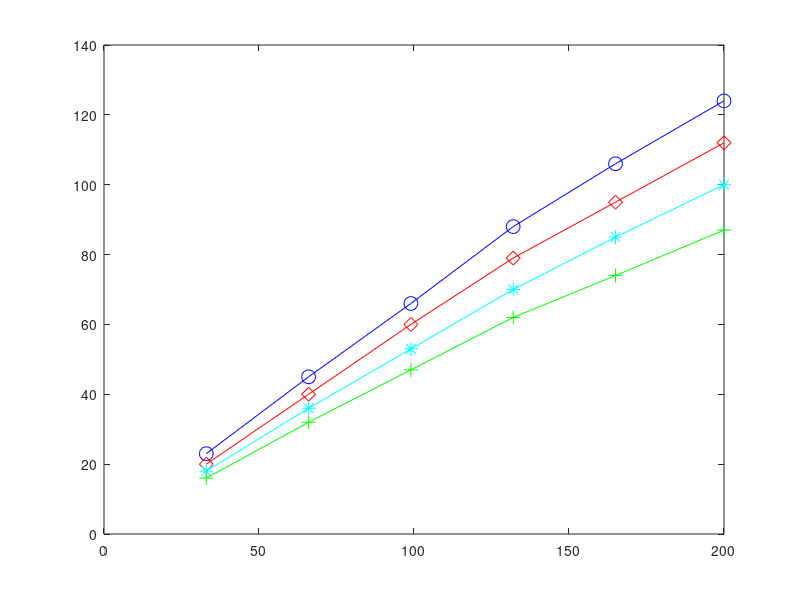

Here is the MATLAB script that generated this plot: (Note: this script raises an error after producing the figure.)
%plot figures 


dataset = 'synthetic';
task = 'n_iter';

if strcmp(dataset, 'synthetic') && strcmp(task, 'n_iter')
n_iter = [33 66 99 132 165 200];
regret_basic = [23 45 66 88 106 124];
regret_our_beta1 = [20 40 60 79 95 112];
regret_our_beta2 = [18 36 53 70 85 100];
regret_our_beta3 = [16 32 47 62 74 87];
plot(n_iter, regret_basic, '-ob','MarkerSize',10);
hold on;
plot(n_iter, regret_our_beta1, '-dr','MarkerSize',10);
hold on;
plot(n_iter, regret_our_beta2, '-*c','MarkerSize',10);
hold on;
plot(n_iter, regret_our_beta3, '-+g','MarkerSize',10);
pax = gca;
pax.FontSize = 15;
axis([30 200 15 130]);

xlabel('T');
ylabel('Regret');
legend('PDR', 'ODR(\beta=0.9)','ODR(\beta=0.8)','ODR(\beta=0.7)',...
    'Location','southeast'); 

elseif strcmp(dataset, 'synthetic') && strcmp(task, 'm')
m = [0 0 1 10 50 100];
regret_basic = [99 104 124 136 137]*20;
regret_our_beta1 = [90 94 112 122 123]*20;
regret_our_beta2 = [80 84 100 109 110]*20;
regret_our_beta3 = [70 73 87 95 96]*20;

data = [regret_basic; regret_our_beta1;regret_our_beta2;regret_our_beta3];
bar(1:5, data');
xlabel('M','FontSize', 15);
ylabel('Regret','FontSize', 15);
set(gca,'FontSize',15);
set(gca, 'xticklabel', {'M=0','M=1',...
        'M=10', 'M=50', 'M=100'});
legend('PDR', 'ODR(\beta=0.9)','ODR(\beta=0.8)','ODR(\beta=0.7)',...
    'Location','southeast'); 


end





















